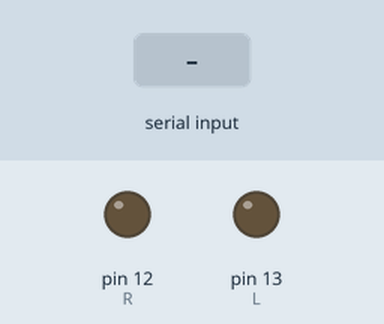
Bench run of a sketch on a simulated Arduino Uno, built with avr-gcc and run on an emulated ATmega328P. On the bench: output pins drawn as LEDs (lit = HIGH). The inputs (shaded band) are chosen by the test bench.

Above: at 1.2 s.
1.3 s: "1" received over Serial
At 2.1 s:
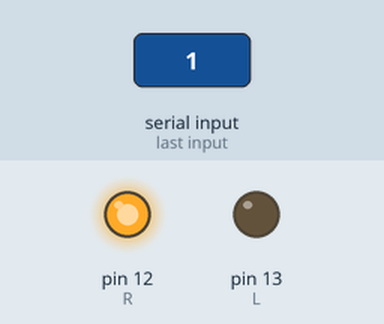
2.8 s: "4" received over Serial
At 3.3 s:
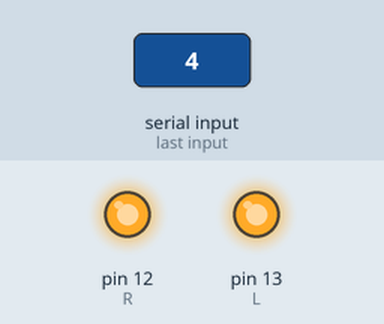
4.3 s: "3" received over Serial
At 4.6 s:
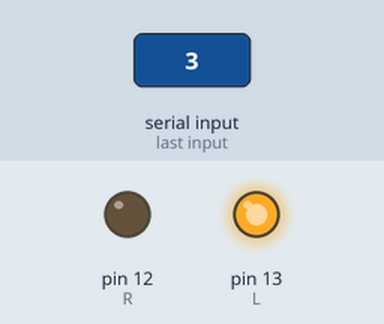
5.8 s: "6" received over Serial
At 7.0 s:
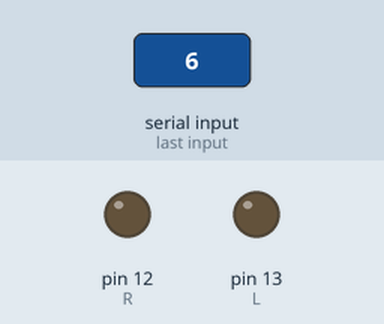
7.3 s: "7" received over Serial
At 7.9 s:
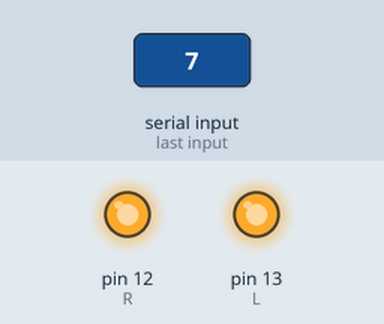
Timing chart, 0 to 9.8 s (numbered marks = the images above; inputs shaded):
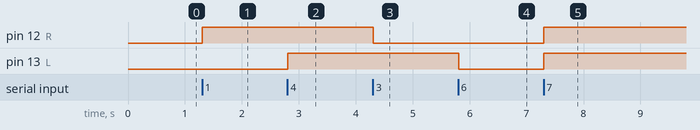

The sketch:

Relay.ino
```cpp
#define R 12 // In1 (1 on, 3 off)
#define L 13 // In2 (4 on, 6 off)

char key; // สร้างตัวแปรสำหรับ Input

void setup() {
    /* เรียกใช้เมื่อเริ่มต้นโปรแกรม ทำงานครั้งเดียว */

    // default
    Serial.begin(9600);

    // กำหนดโหมดเป็น Output
    pinMode(R, OUTPUT);
    pinMode(L, OUTPUT);
}


void loop() {
    /* เรียกใช้หลังจาก setup ทำงานแบบ loop */

    // Input
    if (Serial.available()) {
        key = Serial.read(); // Keyboard input

        // In1 statement
        if (key == '1' || key == '3') {
            if (key == '1') {
                digitalWrite(R, HIGH);
            }
            else if (key == '3') {
                digitalWrite(R, LOW);
            }
        }

        // In2 statement
        else if (key == '4' || key == '6') {
            if (key == '4') {
                digitalWrite(L, HIGH);
            }
            else if (key == '6') {
                digitalWrite(L, LOW);
            }
        }

        // control In1, In2
        else if (key == '7' || key == '9') {
            if (key == '7') {
                digitalWrite(R, HIGH);
                digitalWrite(L, HIGH);
            }
            else if (key == '9') {
                digitalWrite(R, LOW);
                digitalWrite(L, LOW);
            }
        }
    }
    delay(10);
}
```

Measured:
- after the input at 1.3 s, pin 12 (R): LOW → HIGH at once
- after the input at 2.8 s, pin 13 (L): LOW → HIGH at once
- after the input at 4.3 s, pin 12 (R): HIGH → LOW at once
- after the input at 5.8 s, pin 13 (L): HIGH → LOW at once
- after the input at 7.3 s, pin 12 (R), pin 13 (L): LOW → HIGH at once
